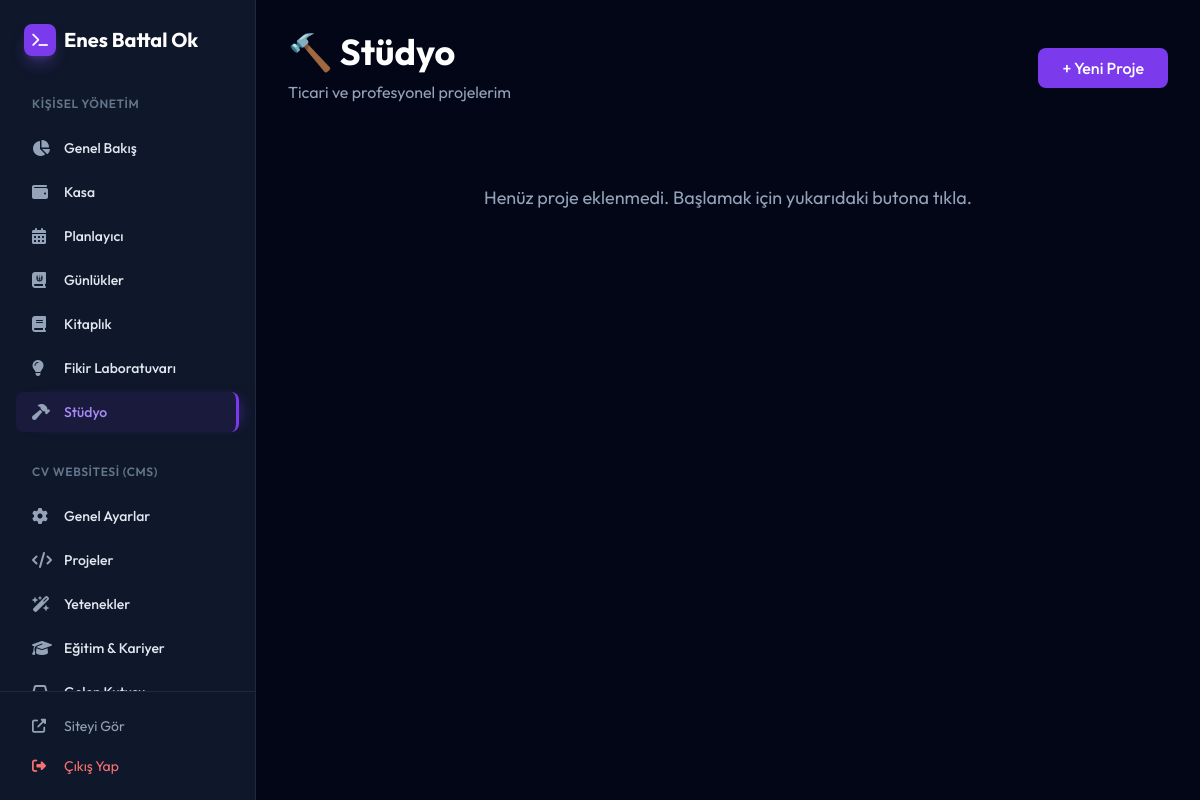
The app's page /admin/studio (signed in), older data.
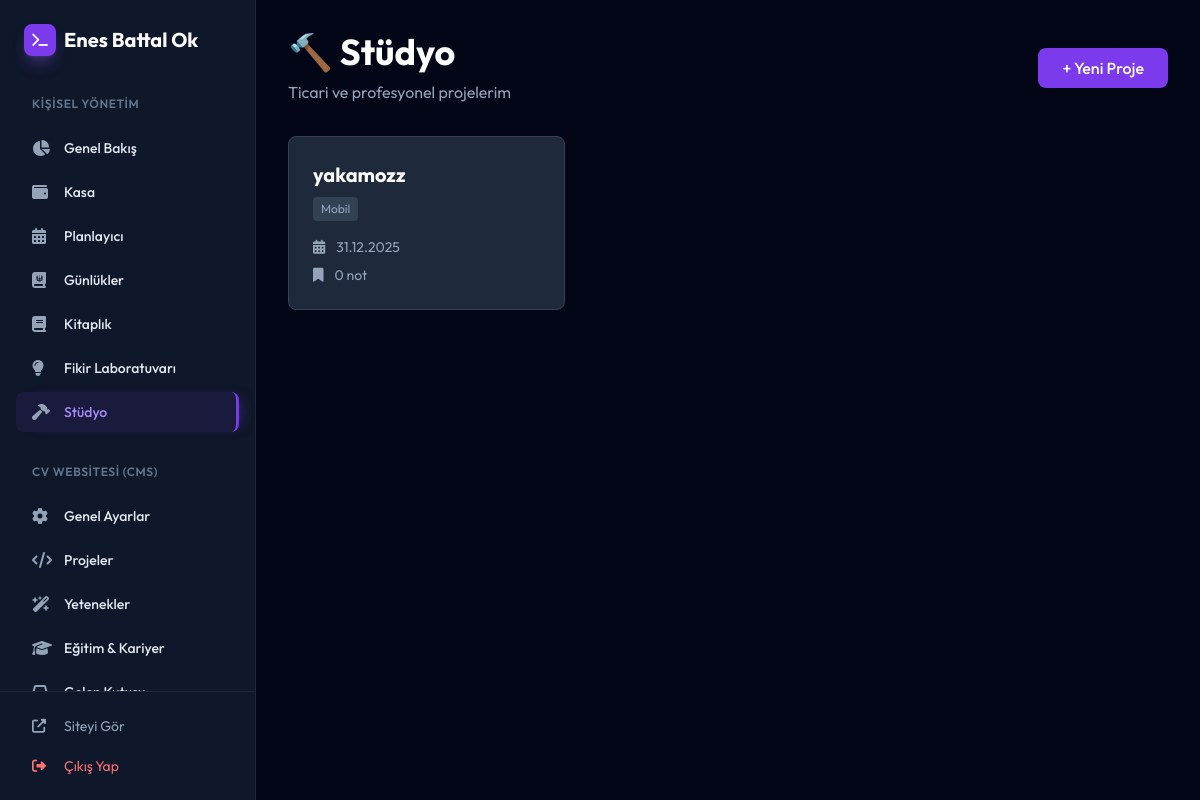
The same page, newer data.
### models.py (models this page shows)
class StudioProject(db.Model):
    id = db.Column(db.Integer, primary_key=True)
    name = db.Column(db.String(200), nullable=False)
    category = db.Column(db.String(100), nullable=False) # 'Web', 'Mobil', 'IoT', 'Masaüstü' vb.
    secure_data = db.Column(db.Text, default='') # Şifreler, API keyleri, notlar
    olusturma_tarihi = db.Column(db.DateTime, default=datetime.utcnow)
    work_logs = db.relationship('StudioWorkLog', backref=db.backref('proje', lazy=True), cascade='all, delete-orphan')

### main.py (the view)
    @app.route('/admin/studio')
    @login_required
    def admin_studio():
        projeler = StudioProject.query.order_by(StudioProject.olusturma_tarihi.desc()).all()
        return render_template('studio.html', projeler=projeler)

### templates/studio.html (shortened to what this page needs)
{% extends "admin_base.html" %}
{% block content %}
<div class="mb-8">
    <div class="flex justify-between items-center mb-8">
        <div>
            <h1 class="text-4xl font-bold text-white mb-2">🔨 Stüdyo</h1>
            <p class="text-slate-400">Ticari ve profesyonel projelerim</p>
        </div>
        <button onclick="openAddProjectModal()" class="bg-violet-600 hover:bg-violet-700 text-white px-6 py-2 rounded-lg font-medium transition-all">
            + Yeni Proje
        </button>
    </div>
    <div class="grid grid-cols-1 md:grid-cols-2 lg:grid-cols-3 gap-6">
        {% for proje in projeler %}
        <a href="/admin/studio/{{ proje.id }}" class="bg-slate-800 border border-slate-700 rounded-lg p-6 hover:border-violet-500 hover:shadow-lg hover:shadow-violet-500/20 transition-all">
            <div class="flex items-start justify-between mb-4">
                <div>
                    <h3 class="text-xl font-bold text-white">{{ proje.name }}</h3>
                    <span class="text-xs text-slate-400 mt-2 inline-block px-2 py-1 bg-slate-700 rounded">{{ proje.category }}</span>
                </div>
            </div>
            <p class="text-sm text-slate-400">
                <i class="fas fa-calendar-alt mr-2"></i>
                {{ proje.olusturma_tarihi.strftime('%d.%m.%Y') }}
            </p>
            <p class="text-sm text-slate-400 mt-2">
                <i class="fas fa-bookmark mr-2"></i>
                {{ proje.work_logs|length }} not
            </p>
        </a>
        {% else %}
        <div class="col-span-full text-center py-12">
            <p class="text-slate-400 text-lg">Henüz proje eklenmedi. Başlamak için yukarıdaki butona tıkla.</p>
        </div>
        {% endfor %}
    </div>
</div>
{% endblock %}

### templates/admin_base.html (shortened to what this page needs)
<!DOCTYPE html>
<html lang="tr">
<head>
    <script src="https://cdn.tailwindcss.com"></script>
    <link rel="stylesheet" href="https://cdnjs.cloudflare.com/ajax/libs/font-awesome/6.5.1/css/all.min.css">
    <link rel="stylesheet" href="https://cdnjs.cloudflare.com/ajax/libs/cropperjs/1.5.13/cropper.min.css">
</head>
<body class="bg-slate-950 text-slate-200 flex min-h-screen">
    <aside id="sidebar" class="w-64 bg-slate-900 border-r border-slate-800 flex flex-col fixed h-full z-50 transition-transform -translate-x-full lg:translate-x-0">
        <div class="p-6 hidden lg:block">
            <h1 class="text-xl font-bold text-white flex items-center gap-2">
                <span class="w-8 h-8 bg-violet-600 rounded-lg flex items-center justify-center shadow-lg shadow-violet-500/30">
                    <i class="fas fa-terminal text-sm"></i>
                </span>
                Enes Battal Ok
            </h1>
        </div>
        <nav class="flex-grow overflow-y-auto px-4 space-y-8 py-4">
            <div>
                <p class="px-4 text-xs font-semibold text-slate-500 uppercase tracking-wider mb-4">Kişisel Yönetim</p>
                <div class="space-y-1">
                    <a href="{{ url_for('dashboard') }}" class="flex items-center gap-3 px-4 py-2.5 rounded-lg transition-all hover:bg-slate-800 group {% if request.path == url_for('dashboard') %}sidebar-item-active{% endif %}">
                        <i class="fas fa-chart-pie w-5 text-slate-400 group-hover:text-violet-400"></i>
                        <span class="text-sm font-medium">Genel Bakış</span>
                    </a>
                    <a href="{{ url_for('admin_finance') }}" class="flex items-center gap-3 px-4 py-2.5 rounded-lg transition-all hover:bg-slate-800 group {% if request.path == url_for('admin_finance') %}sidebar-item-active{% endif %}">
                        <i class="fas fa-wallet w-5 text-slate-400 group-hover:text-violet-400"></i>
                        <span class="text-sm font-medium">Kasa</span>
                    </a>
                    <a href="{{ url_for('admin_planner') }}" class="flex items-center gap-3 px-4 py-2.5 rounded-lg transition-all hover:bg-slate-800 group {% if request.path == url_for('admin_planner') %}sidebar-item-active{% endif %}">
                        <i class="fas fa-calendar-alt w-5 text-slate-400 group-hover:text-violet-400"></i>
                        <span class="text-sm font-medium">Planlayıcı</span>
                    </a>
                    <a href="{{ url_for('admin_diaries') }}" class="flex items-center gap-3 px-4 py-2.5 rounded-lg transition-all hover:bg-slate-800 group {% if request.path == url_for('admin_diaries') %}sidebar-item-active{% endif %}">
                        <i class="fas fa-journal-whills w-5 text-slate-400 group-hover:text-violet-400"></i>
                        <span class="text-sm font-medium">Günlükler</span>
                    </a>
                    <a href="{{ url_for('admin_books') }}" class="flex items-center gap-3 px-4 py-2.5 rounded-lg transition-all hover:bg-slate-800 group {% if request.path == url_for('admin_books') %}sidebar-item-active{% endif %}">
                        <i class="fas fa-book w-5 text-slate-400 group-hover:text-violet-400"></i>
                        <span class="text-sm font-medium">Kitaplık</span>
                    </a>
                    <a href="{{ url_for('admin_ideas') }}" class="flex items-center gap-3 px-4 py-2.5 rounded-lg transition-all hover:bg-slate-800 group {% if request.path == url_for('admin_ideas') %}sidebar-item-active{% endif %}">
                        <i class="fas fa-lightbulb w-5 text-slate-400 group-hover:text-violet-400"></i>
                        <span class="text-sm font-medium">Fikir Laboratuvarı</span>
                    </a>
                    <a href="{{ url_for('admin_studio') }}" class="flex items-center gap-3 px-4 py-2.5 rounded-lg transition-all hover:bg-slate-800 group {% if request.path == url_for('admin_studio') %}sidebar-item-active{% endif %}">
                        <i class="fas fa-hammer w-5 text-slate-400 group-hover:text-violet-400"></i>
                        <span class="text-sm font-medium">Stüdyo</span>
                    </a>
                </div>
            </div>
            <div>
                <p class="px-4 text-xs font-semibold text-slate-500 uppercase tracking-wider mb-4">CV Websitesi (CMS)</p>
                <div class="space-y-1">
                    <a href="{{ url_for('admin_settings') }}" class="flex items-center gap-3 px-4 py-2.5 rounded-lg transition-all hover:bg-slate-800 group {% if request.path == url_for('admin_settings') %}sidebar-item-active{% endif %}">
                        <i class="fas fa-cog w-5 text-slate-400 group-hover:text-violet-400"></i>
                        <span class="text-sm font-medium">Genel Ayarlar</span>
                    </a>
                    <a href="{{ url_for('admin_projects') }}" class="flex items-center gap-3 px-4 py-2.5 rounded-lg transition-all hover:bg-slate-800 group {% if request.path == url_for('admin_projects') %}sidebar-item-active{% endif %}">
                        <i class="fas fa-code w-5 text-slate-400 group-hover:text-violet-400"></i>
                        <span class="text-sm font-medium">Projeler</span>
                    </a>
                    <a href="{{ url_for('admin_skills') }}" class="flex items-center gap-3 px-4 py-2.5 rounded-lg transition-all hover:bg-slate-800 group {% if request.path == url_for('admin_skills') %}sidebar-item-active{% endif %}">
                        <i class="fas fa-wand-magic-sparkles w-5 text-slate-400 group-hover:text-violet-400"></i>
                        <span class="text-sm font-medium">Yetenekler</span>
                    </a>
                    <a href="{{ url_for('admin_resume') }}" class="flex items-center gap-3 px-4 py-2.5 rounded-lg transition-all hover:bg-slate-800 group {% if request.path == url_for('admin_resume') %}sidebar-item-active{% endif %}">
                        <i class="fas fa-graduation-cap w-5 text-slate-400 group-hover:text-violet-400"></i>
                        <span class="text-sm font-medium">Eğitim & Kariyer</span>
                    </a>
                    <a href="{{ url_for('admin_inbox') }}" class="flex items-center gap-3 px-4 py-2.5 rounded-lg transition-all hover:bg-slate-800 group {% if request.path == url_for('admin_inbox') %}sidebar-item-active{% endif %}">
                        <i class="fas fa-inbox w-5 text-slate-400 group-hover:text-violet-400"></i>
                        <span class="text-sm font-medium">Gelen Kutusu</span>
                    </a>
                </div>
            </div>
        </nav>
        <div class="p-4 border-t border-slate-800 space-y-1">
            <a href="{{ url_for('home') }}" target="_blank" class="flex items-center gap-3 px-4 py-2 rounded-lg text-slate-400 hover:text-white hover:bg-slate-800 transition-all text-sm">
                <i class="fas fa-external-link-alt w-5"></i>
                Siteyi Gör
            </a>
            <a href="{{ url_for('logout') }}" class="flex items-center gap-3 px-4 py-2 rounded-lg text-red-400 hover:bg-red-500/10 transition-all text-sm">
                <i class="fas fa-sign-out-alt w-5"></i>
                Çıkış Yap
            </a>
        </div>
    </aside>
    <main class="flex-grow lg:ml-64 p-4 md:p-8 pt-20 lg:pt-8">
        {% block content %}{% endblock %}
    </main>
</body>
</html>

### templates/admin_base.html (style rules this page uses)
body { font-family: 'Outfit', sans-serif; }
.sidebar-item-active { background-color: rgb(124 58 237 / 0.1); color: #a78bfa; border-right: 3px solid #7c3aed; box-shadow: 10px 0 15px -10px rgba(124, 58, 237, 0.5); }

Row changes from the older to the newer data that the page shows:
added StudioProject: name "yakamozz", category "Mobil", olusturma_tarihi "31.12.2025", work_logs|length "0"
Text that changed along with them:
text no longer shown: "Henüz proje eklenmedi. Başlamak için yukarıdaki butona tıkla."
